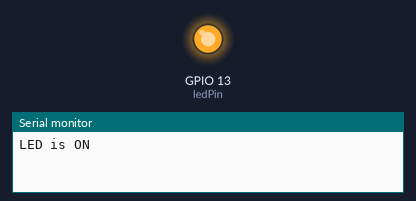
Simulated run of this sketch. Board: ESP8266 (NodeMCU). On the bench: output pins drawn as LEDs (lit = HIGH), the last lines printed to the serial monitor. WiFi joins after 1.5 s; servers stay silent unless stated.

Above: at 2.5 s.
At 7.7 s:
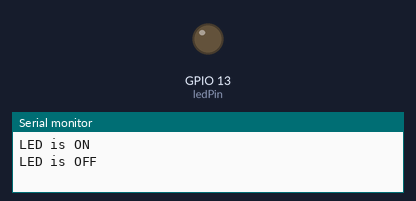
Timing chart, 0 to 13.4 s (numbered marks = the images above):
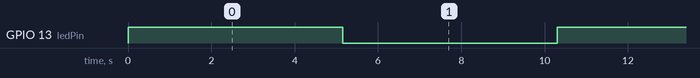

Measured:
- by itself, GPIO 13 (ledPin): alternates HIGH for 5.2 s and LOW for 5.2 s

The sketch:

code6.ino
```cpp
#include<Wire.h>
#include "FirebaseESP8266.h"
#include<ESP8266WiFi.h>

const int ledPin = 13;
char FIREBASE_AUTH [] = " "; // Your Firebase Web API Key
char FIREBASE_HOST [] = " "; // Your Firebase Host URL
char WIFI_SSID [] = " ";     // Your WIFI SSID
char WIFI_PASSWORD [] = " "; // Your WIFI Password

FirebaseData firebaseData;

void setup(){
  Serial.begin(115200);
  pinMode(ledPin,OUTPUT);
  WiFi.begin(WIFI_SSID, WIFI_PASSWORD);
  Firebase.begin(FIREBASE_HOST, FIREBASE_AUTH);
}

void loop(){
  digitalWrite(ledPin, HIGH);
  Serial.println("LED is ON");
  Firebase.setString(firebaseData, "/data", "ON"); //This will create a path as 'data' and save the value on Firebase
  delay(5000);

  digitalWrite(ledPin, LOW);
  Serial.println("LED is OFF");
  Firebase.setString(firebaseData, "/data", "OFF");
  delay(5000);
}
```
